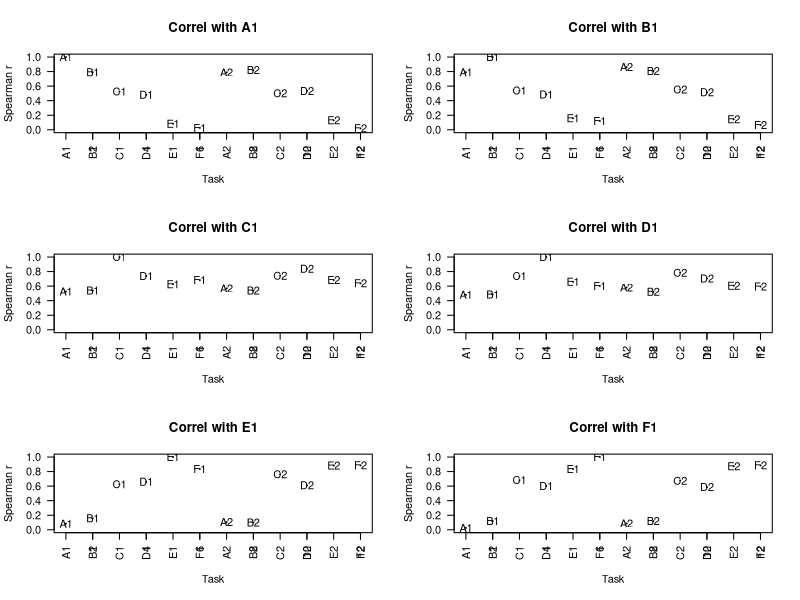
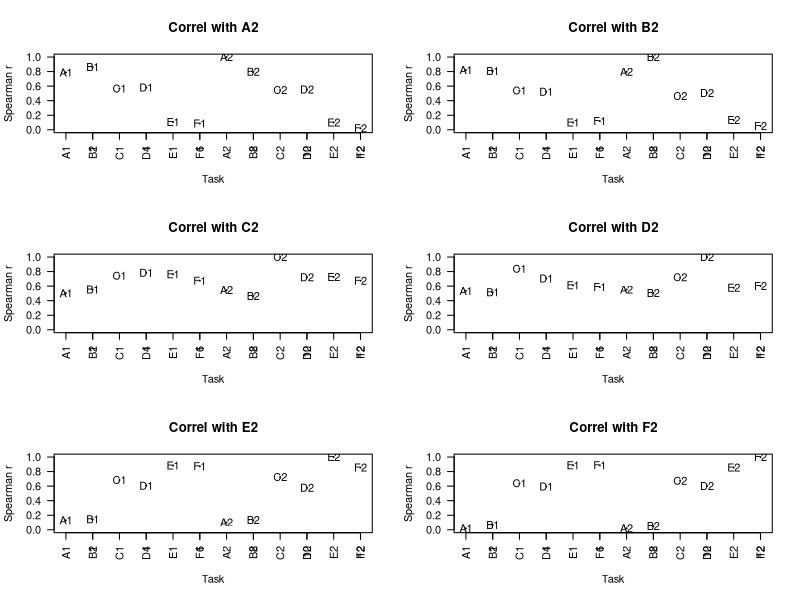

Reproduce these figures in R, in order.
#Simulating LI data to check on correlation patterns
#This version runs the simulation many times to check the confidence interval around correlations
#Started DVM Bishop, 25th October 2017


library(Hmisc) #for correlations


##########################################################################
#check how many combinations of possible tasks 
#(This is separate from rest of script -just to confirm how many possibilities)
x=1:6  #N tasks
m=3  #N tasks that each person does
allcombo<-combn(x, m, FUN = NULL) #To see all combinations
##########################################################################

myN<-40 #specify N subjects for each sample
bigN<-10000 #specify size of population to sample from

##########################################################################
#Generate bigN random normal deviates :these simulate frontal and for posterior bias
#These corresponding to the underlying, unmeasured laterality bias for bigN people in the population
#Usually we'd have mean 0 and SD 1, but I've specified mean 1 and SD 1 for both posterior and frontal, 
#to reflect population bias to L
#This won't affect correlations but may be useful later on if we want to simulate means for different tasks
#Or if we want to simulate situation with different degrees of bias.


frontL<-rnorm(bigN,1,1) #laterality distribution frontal
postL<-rnorm(bigN,1,1) #laterality distribution posterior - independent in this case from frontL
##########################################################################

#Each task now specified as a weighted sum of frontL, postL, and error term.

#First, create blank dataframe with NAs to hold simulated data for bigN cases
alltask<-data.frame(matrix(rep(NA,bigN*12),nrow=bigN) )
mylabel=c('A1','B1','C1','D1','E1','F1','A2','B2','C2','D2','E2','F2')
colnames(alltask)<-mylabel

#Next specify the weightings and error for each task - can change these.
#We will assume we have 2 tasks predominantly frontal, 2 predom posterior and 2 equal
#For each type of task, one has a bigger error term and one smaller
#NB all these options can be altered.

#mywts has one col per task; row 1 is front wt, row 2 is post wt, row 3 is error
#these are set to sum to one.

mywts<-matrix(c(.7,.7,.35,.35,0,0,
                0,.0,.35,.35,.7,.7,
                .3,.3,.3,.3,.3,.3),byrow=TRUE,nrow=3)

#We now use these weights to simulate data for 2 runs with each task
thiscol<-0 #zero the counter for columns
for (j in 1:2){
for (i in 1:6){
 thiscol<-thiscol+1 #increment to next column
 alltask[,thiscol]<-mywts[1,i]*frontL+mywts[2,i]*postL+mywts[3,i]*rnorm(bigN,0,1)
}
}

nrun<-1000 #N runs of simulation
#create dataframe to hold all the correlations, so we can see how variable from run to run
allr<-data.frame(matrix(rep(NA,nrun*66),nrow=nrun) )
colnames(allr)<-c('A1.B1','A1.C1','A1.D1','A1.E1','A1.F1',
                  'A1.A2','A1.B2','A1.C2','A1.D2','A1.E2','A1.F2',
                  'B1.C1','B1.D1','B1.E1','B1.F1',
                  'B1.A2','B1.B2','B1.C2','B1.D2','B1.E2','B1.F2',
                  'C1.D1','C1.E1','C1.F1',
                  'C1.A2','C1.B2','C1.C2','C1.D2','C1.E2','C1.F2',
                  'D1.E1','D1.F1',
                  'D1.A2','D1.B2','D1.C2','D1.D2','D1.E2','D1.F2',
                  'E1.F1',
                  'E1.A2','E1.B2','E1.C2','E1.D2','E1.E2','E1.F2',
                  'F1.A2','F1.B2','F1.C2','F1.D2','F1.E2','F1.F2',
                  'A2.B2','A2.C2','A2.D2','A2.E2','A2.F2',
                  'B2.C2','B2.D2','B2.E2','B2.F2',
                  'C2.D2','C2.E2','C2.F2',
                  'D2.E2','D2.F2',
                  'E2.F2')

for (j in 1:nrun)
{
#Now sample myN cases from the population
alltask.N<-alltask[sample(bigN,myN),]

#Now compute Spearman correlations between tasks within our sample
#Hmisc package has options for Spearman/Pearson. They will be v similar for normal data
#but later if we want to simulate non-normal data, we will need spearman.
mycorrs<-rcorr(as.matrix(alltask.N), type="spearman") 
mycorrs<-mycorrs$r #we just want the correlations and not the p-values that rcorr generates
mycorrs<-data.frame(mycorrs)
allr[j,]<-c(mycorrs[1,2:12],mycorrs[2,3:12],mycorrs[3,4:12],mycorrs[4,5:12],mycorrs[5,6:12],
            mycorrs[6,7:12],mycorrs[7,8:12],mycorrs[8,9:12],mycorrs[9,10:12],mycorrs[10,11:12],mycorrs[11,12])
}

#just save and plot the last one
mycorrs<-cbind(1:12,mycorrs) #add a serial set of numbers so we can plot easily
colnames(mycorrs)<-c('X',mylabel)
par( mfrow = c( 3, 2 ) )
for (i in 2:13){
  mytitle<-paste('Correl with',colnames(mycorrs[i]))
  label2<-mylabel
  thislabel<-paste0(mylabel,colnames(mycorrs[i]))
  par(las=2)
plot(mycorrs[,1],mycorrs[,i],main=mytitle,type='p',
     xlab='Task',ylab='Spearman r',cex=.1,ylim=c(0,1))
axis(1, at=1:12, labels=mylabel)

text(mycorrs[,1],mycorrs[,i],
     label=mylabel)
}


#create data frame to hold summary data
rsummary<-data.frame(matrix(rep(NA,66*4),nrow=66) )
colnames(rsummary)<-c('Tests','Mean.r','lower95CI','upper95CI')
rsummary[,1]<-colnames(allr)
rsummary[,2]<-apply(allr,2,mean)#mean correlation
for (i in 1:66){
rsummary[i,3]<-quantile(allr[,i],.05)
rsummary[i,4]<-quantile(allr[,i],.95)
}
 
#write the summary data to file with filename
filename<-'N20_tested_on_6.csv'
write.csv(rsummary, filename)
